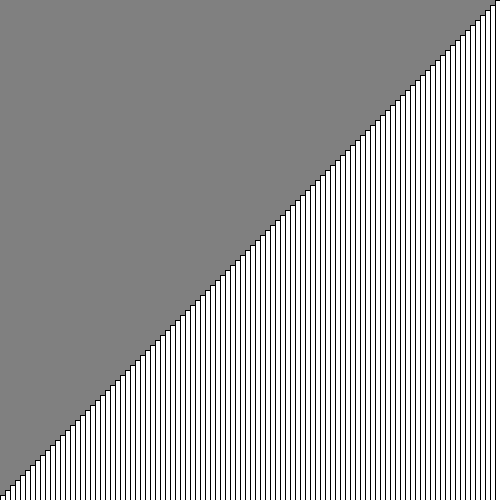
Frame 1 (no input)
Frame 2 (the mouse pressed at the canvas centre, redrawn once): identical to frame 1, image omitted

The Processing sketch that drew this single still picture (run headless with seeded random() and noise(); the mouse was pressed at the canvas centre and the sketch redrawn once):

// Processing sketch: test1
// ── test1.pde
int lineWidth = 5;
int lineHeight = -5;
int i;

void setup(){
  size(500,500);
  frameRate(20);
}

void draw(){
  background(128);
  translate(0,height);
  
  for (i = 0; i < 100; i++){
    rect(lineWidth*i, 0, lineWidth, lineHeight*(i+1));
    println(i+1);
  }
  noLoop();
}
